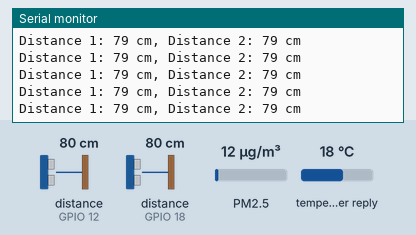
Recording of a sketch running on a simulated ESP32. On the bench: the last lines printed to the serial monitor. Wiring (inferred from the names in the program): 2 × ultrasonic range finder: trigger GPIO 13, echo GPIO 12 / trigger GPIO 19, echo GPIO 18. The inputs (shaded band) are chosen by the test bench; at power-on: distance to the obstacle (sensors on GPIO 12, GPIO 18) 80 cm, PM2.5 12 µg/m³, temperature in the weather reply 18 °C. The echo pulse lasts 58.3 µs per cm; WiFi joins after 1.5 s; servers stay silent unless stated; web services answer with replies made up by the test bench.

Above: at 2.7 s.
2.8 s: distance to the obstacle (sensor on GPIO 12) set to 9 cm
At 3.5 s:
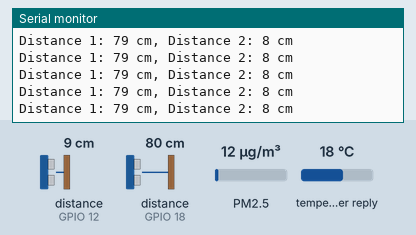
11.7 s: distance to the obstacle (sensor on GPIO 18) set to 2 cm
At 12.3 s:
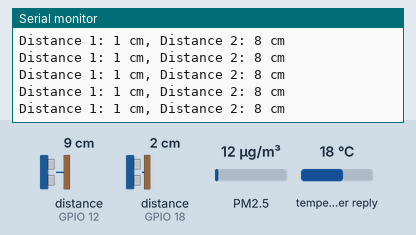

Measured:
- after the input at 2.8 s, the serial monitor: prints a new line at once (image 1)
- after the input at 11.7 s, the serial monitor: prints a new line at once (image 2)

The sketch:

1_esp.ino
```cpp
#include <Arduino.h>
#include <HardwareSerial.h>
#include <WiFi.h>
#include <HTTPClient.h>
#include <Arduino_JSON.h>

#define TRIG1 19 // 첫 번째 초음파 센서의 TRIG 핀 설정
#define ECHO1 18 // 첫 번째 초음파 센서의 ECHO 핀 설정
#define TRIG2 13 // 두 번째 초음파 센서의 TRIG 핀 설정
#define ECHO2 12 // 두 번째 초음파 센서의 ECHO 핀 설정

const char* ssid = "KT_GIGA_2G_Wave2_7652";
const char* password = "bk2fef5307";

String openWeatherMapApiKey = "f47d7b34c834ccb126b14130f1dbc5e4";
String lat = "37.5666791";
String lon = "126.9782914";

HTTPClient http;
String jsonBuffer;


unsigned long lastTime = 0;
const unsigned long timerDelay = 10000;

void setup() {
  Serial.begin(115200);

  WiFi.begin(ssid, password);
  Serial.println("Connecting");
  while (WiFi.status() != WL_CONNECTED) {
    delay(500);
    Serial.print(".");
  }
  Serial.println("");
  Serial.print("Connected to WiFi network with IP Address: ");
  Serial.println(WiFi.localIP());

  pinMode(TRIG1, OUTPUT);
  pinMode(ECHO1, INPUT);
  pinMode(TRIG2, OUTPUT);
  pinMode(ECHO2, INPUT);
}

void loop() {
  long duration1, distance1;
  long duration2, distance2;

  // 첫 번째 초음파 센서로 거리 측정
  digitalWrite(TRIG1, LOW);
  delayMicroseconds(2);
  digitalWrite(TRIG1, HIGH);
  delayMicroseconds(10);
  digitalWrite(TRIG1, LOW);
  duration1 = pulseIn(ECHO1, HIGH);
  distance1 = duration1 * 0.034 / 2;

  // 두 번째 초음파 센서로 거리 측정
  digitalWrite(TRIG2, LOW);
  delayMicroseconds(2);
  digitalWrite(TRIG2, HIGH);
  delayMicroseconds(10);
  digitalWrite(TRIG2, LOW);
  duration2 = pulseIn(ECHO2, HIGH);
  distance2 = duration2 * 0.034 / 2;

  Serial.print("Distance 1: ");
  Serial.print(distance1);
  Serial.print(" cm, Distance 2: ");
  Serial.print(distance2);
  Serial.println(" cm");

  if ((millis() - lastTime) > timerDelay) {
    if (WiFi.status() == WL_CONNECTED) {
      String serverPath = "http://api.openweathermap.org/data/2.5/air_pollution?lat=" + lat + "&lon=" + lon + "&APPID=" + openWeatherMapApiKey;

      if (http.begin(serverPath)) {
        int httpCode = http.GET();
        if (httpCode > 0) {
          jsonBuffer = http.getString();
          Serial.println(jsonBuffer);
          JSONVar myObject = JSON.parse(jsonBuffer);

          // JSON.typeof(jsonVar) can be used to get the type of the var
          if (JSON.typeof(myObject) == "undefined") {
            Serial.println("Parsing input failed!");
            return;
          }

          double pm2_5 = myObject["list"][0]["components"]["pm2_5"];

          // 센서 데이터를 문자열로 변환하여 보냅니다.
          String data = String(distance1) + "," + String(distance2) + "," + String(pm2_5);
          Serial.println(data);
        }
        http.end();
      }
    }
    lastTime = millis();
  }
}
```
